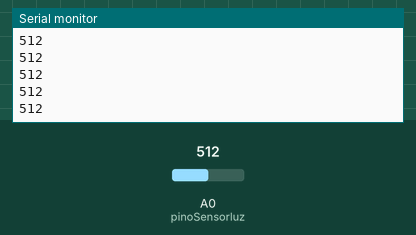
Bench run of a sketch on a simulated Arduino Uno, built with avr-gcc and run on an emulated ATmega328P. Shown: the last lines printed to the serial monitor. The inputs (shaded band) are chosen by the test bench; at power-on: A0 (pinoSensorluz) = 512.

Above: at 1.2 s.
1.3 s: A0 (pinoSensorluz) set to 716
At 2.1 s:
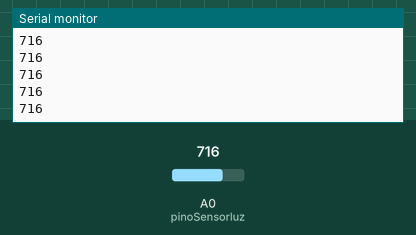
2.8 s: A0 (pinoSensorluz) set to 900
At 3.9 s:
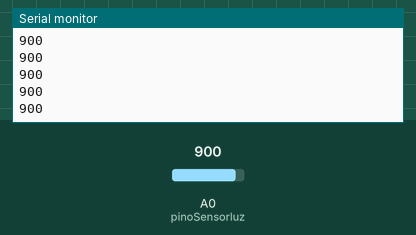
Timing chart, 0 to 5.8 s (numbered marks = the images above; inputs shaded):
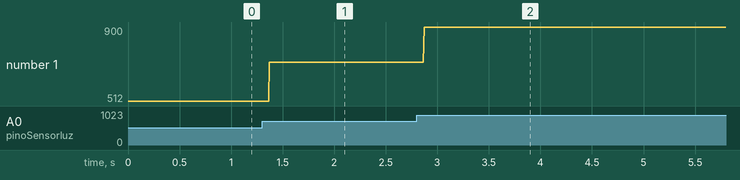

The sketch:

sensor_de_luz.ino
```cpp
int pinoSensorluz = A0;
int valorluz = 0;
void setup() {
  Serial.begin(9600);
  // put your setup code here, to run once:

}

void loop() {
  valorluz = analogRead(pinoSensorluz);
  Serial.println(valorluz);
  // put your main code here, to run repeatedly:

}
```

Measured:
- after the input at 1.3 s, the serial monitor: prints a new line after 0.07 s (image 1)
- after the input at 2.8 s, the serial monitor: prints a new line after 0.07 s (image 2)
- plotted number 1: 512 → 716 after the input at 1.3 s, 716 → 900 after the input at 2.8 s
